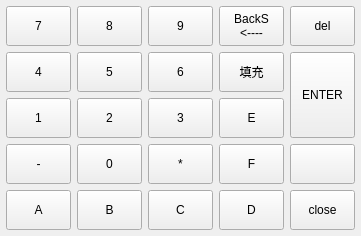
<?xml version="1.0" encoding="UTF-8"?>
<ui version="4.0">
 <class>inputpanel</class>
 <widget class="QWidget" name="inputpanel">
  <property name="geometry">
   <rect>
    <x>0</x>
    <y>0</y>
    <width>406</width>
    <height>285</height>
   </rect>
  </property>
  <property name="windowTitle">
   <string>Form</string>
  </property>
  <layout class="QGridLayout" name="gridLayout">
   <property name="sizeConstraint">
    <enum>QLayout::SetFixedSize</enum>
   </property>
   <property name="margin">
    <number>6</number>
   </property>
   <item row="12" column="11">
    <widget class="QPushButton" name="closeButton">
     <property name="sizePolicy">
      <sizepolicy hsizetype="Maximum" vsizetype="Maximum">
       <horstretch>0</horstretch>
       <verstretch>0</verstretch>
      </sizepolicy>
     </property>
     <property name="minimumSize">
      <size>
       <width>45</width>
       <height>40</height>
      </size>
     </property>
     <property name="maximumSize">
      <size>
       <width>65</width>
       <height>60</height>
      </size>
     </property>
     <property name="focusPolicy">
      <enum>Qt::NoFocus</enum>
     </property>
     <property name="text">
      <string>close</string>
     </property>
    </widget>
   </item>
   <item row="12" column="7">
    <widget class="QPushButton" name="panelButton_b">
     <property name="sizePolicy">
      <sizepolicy hsizetype="Maximum" vsizetype="Maximum">
       <horstretch>0</horstretch>
       <verstretch>0</verstretch>
      </sizepolicy>
     </property>
     <property name="minimumSize">
      <size>
       <width>45</width>
       <height>40</height>
      </size>
     </property>
     <property name="maximumSize">
      <size>
       <width>65</width>
       <height>60</height>
      </size>
     </property>
     <property name="focusPolicy">
      <enum>Qt::NoFocus</enum>
     </property>
     <property name="text">
      <string>B</string>
     </property>
     <property name="keycode" stdset="0">
      <number>66</number>
     </property>
     <property name="unicode" stdset="0">
      <UInt>66</UInt>
     </property>
    </widget>
   </item>
   <item row="12" column="8">
    <widget class="QPushButton" name="panelButton_c">
     <property name="sizePolicy">
      <sizepolicy hsizetype="Maximum" vsizetype="Maximum">
       <horstretch>0</horstretch>
       <verstretch>0</verstretch>
      </sizepolicy>
     </property>
     <property name="minimumSize">
      <size>
       <width>45</width>
       <height>40</height>
      </size>
     </property>
     <property name="maximumSize">
      <size>
       <width>65</width>
       <height>60</height>
      </size>
     </property>
     <property name="focusPolicy">
      <enum>Qt::NoFocus</enum>
     </property>
     <property name="text">
      <string>C</string>
     </property>
     <property name="keycode" stdset="0">
      <number>67</number>
     </property>
     <property name="unicode" stdset="0">
      <UInt>67</UInt>
     </property>
    </widget>
   </item>
   <item row="11" column="11">
    <widget class="QPushButton" name="panelButton_lock">
     <property name="sizePolicy">
      <sizepolicy hsizetype="Maximum" vsizetype="Maximum">
       <horstretch>0</horstretch>
       <verstretch>0</verstretch>
      </sizepolicy>
     </property>
     <property name="minimumSize">
      <size>
       <width>45</width>
       <height>40</height>
      </size>
     </property>
     <property name="maximumSize">
      <size>
       <width>65</width>
       <height>60</height>
      </size>
     </property>
     <property name="focusPolicy">
      <enum>Qt::NoFocus</enum>
     </property>
     <property name="text">
      <string/>
     </property>
     <property name="icon">
      <iconset resource="resource.qrc">
       <normaloff>:/image/unlocked.png</normaloff>
       <normalon>:/image/locked.png</normalon>:/image/unlocked.png</iconset>
     </property>
     <property name="iconSize">
      <size>
       <width>32</width>
       <height>32</height>
      </size>
     </property>
     <property name="checkable">
      <bool>true</bool>
     </property>
    </widget>
   </item>
   <item row="7" column="11" rowspan="2">
    <widget class="QPushButton" name="panelButton_enter">
     <property name="sizePolicy">
      <sizepolicy hsizetype="Maximum" vsizetype="Maximum">
       <horstretch>0</horstretch>
       <verstretch>0</verstretch>
      </sizepolicy>
     </property>
     <property name="minimumSize">
      <size>
       <width>45</width>
       <height>40</height>
      </size>
     </property>
     <property name="maximumSize">
      <size>
       <width>65</width>
       <height>65535</height>
      </size>
     </property>
     <property name="focusPolicy">
      <enum>Qt::NoFocus</enum>
     </property>
     <property name="layoutDirection">
      <enum>Qt::LeftToRight</enum>
     </property>
     <property name="text">
      <string>ENTER</string>
     </property>
     <property name="keycode" stdset="0">
      <number>16777221</number>
     </property>
     <property name="unicode" stdset="0">
      <UInt>13</UInt>
     </property>
    </widget>
   </item>
   <item row="11" column="8">
    <widget class="QPushButton" name="panelButton_star">
     <property name="sizePolicy">
      <sizepolicy hsizetype="Maximum" vsizetype="Maximum">
       <horstretch>0</horstretch>
       <verstretch>0</verstretch>
      </sizepolicy>
     </property>
     <property name="minimumSize">
      <size>
       <width>45</width>
       <height>40</height>
      </size>
     </property>
     <property name="maximumSize">
      <size>
       <width>65</width>
       <height>60</height>
      </size>
     </property>
     <property name="focusPolicy">
      <enum>Qt::NoFocus</enum>
     </property>
     <property name="text">
      <string>*</string>
     </property>
     <property name="keycode" stdset="0">
      <number>42</number>
     </property>
     <property name="unicode" stdset="0">
      <UInt>42</UInt>
     </property>
    </widget>
   </item>
   <item row="11" column="7">
    <widget class="QPushButton" name="panelButton_0">
     <property name="sizePolicy">
      <sizepolicy hsizetype="Maximum" vsizetype="Maximum">
       <horstretch>0</horstretch>
       <verstretch>0</verstretch>
      </sizepolicy>
     </property>
     <property name="minimumSize">
      <size>
       <width>45</width>
       <height>40</height>
      </size>
     </property>
     <property name="maximumSize">
      <size>
       <width>65</width>
       <height>60</height>
      </size>
     </property>
     <property name="focusPolicy">
      <enum>Qt::NoFocus</enum>
     </property>
     <property name="text">
      <string>0</string>
     </property>
     <property name="keycode" stdset="0">
      <number>48</number>
     </property>
     <property name="unicode" stdset="0">
      <UInt>48</UInt>
     </property>
    </widget>
   </item>
   <item row="11" column="6">
    <widget class="QPushButton" name="panelButton_minu">
     <property name="sizePolicy">
      <sizepolicy hsizetype="Maximum" vsizetype="Maximum">
       <horstretch>0</horstretch>
       <verstretch>0</verstretch>
      </sizepolicy>
     </property>
     <property name="minimumSize">
      <size>
       <width>45</width>
       <height>40</height>
      </size>
     </property>
     <property name="maximumSize">
      <size>
       <width>65</width>
       <height>60</height>
      </size>
     </property>
     <property name="focusPolicy">
      <enum>Qt::NoFocus</enum>
     </property>
     <property name="text">
      <string>-</string>
     </property>
     <property name="keycode" stdset="0">
      <number>45</number>
     </property>
     <property name="unicode" stdset="0">
      <UInt>45</UInt>
     </property>
    </widget>
   </item>
   <item row="8" column="8">
    <widget class="QPushButton" name="panelButton_3">
     <property name="sizePolicy">
      <sizepolicy hsizetype="Maximum" vsizetype="Maximum">
       <horstretch>0</horstretch>
       <verstretch>0</verstretch>
      </sizepolicy>
     </property>
     <property name="minimumSize">
      <size>
       <width>45</width>
       <height>40</height>
      </size>
     </property>
     <property name="maximumSize">
      <size>
       <width>65</width>
       <height>60</height>
      </size>
     </property>
     <property name="focusPolicy">
      <enum>Qt::NoFocus</enum>
     </property>
     <property name="text">
      <string>3</string>
     </property>
     <property name="keycode" stdset="0">
      <number>51</number>
     </property>
     <property name="unicode" stdset="0">
      <UInt>51</UInt>
     </property>
    </widget>
   </item>
   <item row="8" column="7">
    <widget class="QPushButton" name="panelButton_2">
     <property name="sizePolicy">
      <sizepolicy hsizetype="Maximum" vsizetype="Maximum">
       <horstretch>0</horstretch>
       <verstretch>0</verstretch>
      </sizepolicy>
     </property>
     <property name="minimumSize">
      <size>
       <width>45</width>
       <height>40</height>
      </size>
     </property>
     <property name="maximumSize">
      <size>
       <width>65</width>
       <height>60</height>
      </size>
     </property>
     <property name="focusPolicy">
      <enum>Qt::NoFocus</enum>
     </property>
     <property name="text">
      <string>2</string>
     </property>
     <property name="keycode" stdset="0">
      <number>50</number>
     </property>
     <property name="unicode" stdset="0">
      <UInt>50</UInt>
     </property>
    </widget>
   </item>
   <item row="8" column="6">
    <widget class="QPushButton" name="panelButton_1">
     <property name="sizePolicy">
      <sizepolicy hsizetype="Maximum" vsizetype="Maximum">
       <horstretch>0</horstretch>
       <verstretch>0</verstretch>
      </sizepolicy>
     </property>
     <property name="minimumSize">
      <size>
       <width>45</width>
       <height>40</height>
      </size>
     </property>
     <property name="maximumSize">
      <size>
       <width>65</width>
       <height>60</height>
      </size>
     </property>
     <property name="focusPolicy">
      <enum>Qt::NoFocus</enum>
     </property>
     <property name="text">
      <string>1</string>
     </property>
     <property name="keycode" stdset="0">
      <number>49</number>
     </property>
     <property name="unicode" stdset="0">
      <UInt>49</UInt>
     </property>
    </widget>
   </item>
   <item row="12" column="6">
    <widget class="QPushButton" name="panelButton_a">
     <property name="sizePolicy">
      <sizepolicy hsizetype="Maximum" vsizetype="Maximum">
       <horstretch>0</horstretch>
       <verstretch>0</verstretch>
      </sizepolicy>
     </property>
     <property name="minimumSize">
      <size>
       <width>45</width>
       <height>40</height>
      </size>
     </property>
     <property name="maximumSize">
      <size>
       <width>65</width>
       <height>60</height>
      </size>
     </property>
     <property name="focusPolicy">
      <enum>Qt::NoFocus</enum>
     </property>
     <property name="text">
      <string>A</string>
     </property>
     <property name="keycode" stdset="0">
      <number>65</number>
     </property>
     <property name="unicode" stdset="0">
      <UInt>65</UInt>
     </property>
    </widget>
   </item>
   <item row="12" column="10">
    <widget class="QPushButton" name="panelButton_d">
     <property name="sizePolicy">
      <sizepolicy hsizetype="Maximum" vsizetype="Maximum">
       <horstretch>0</horstretch>
       <verstretch>0</verstretch>
      </sizepolicy>
     </property>
     <property name="minimumSize">
      <size>
       <width>45</width>
       <height>40</height>
      </size>
     </property>
     <property name="maximumSize">
      <size>
       <width>65</width>
       <height>60</height>
      </size>
     </property>
     <property name="focusPolicy">
      <enum>Qt::NoFocus</enum>
     </property>
     <property name="text">
      <string>D</string>
     </property>
     <property name="keycode" stdset="0">
      <number>68</number>
     </property>
     <property name="unicode" stdset="0">
      <UInt>68</UInt>
     </property>
    </widget>
   </item>
   <item row="11" column="10">
    <widget class="QPushButton" name="panelButton_f">
     <property name="sizePolicy">
      <sizepolicy hsizetype="Maximum" vsizetype="Maximum">
       <horstretch>0</horstretch>
       <verstretch>0</verstretch>
      </sizepolicy>
     </property>
     <property name="minimumSize">
      <size>
       <width>45</width>
       <height>40</height>
      </size>
     </property>
     <property name="maximumSize">
      <size>
       <width>65</width>
       <height>60</height>
      </size>
     </property>
     <property name="focusPolicy">
      <enum>Qt::NoFocus</enum>
     </property>
     <property name="text">
      <string>F</string>
     </property>
     <property name="keycode" stdset="0">
      <number>70</number>
     </property>
     <property name="unicode" stdset="0">
      <UInt>70</UInt>
     </property>
    </widget>
   </item>
   <item row="8" column="10">
    <widget class="QPushButton" name="panelButton_e">
     <property name="sizePolicy">
      <sizepolicy hsizetype="Maximum" vsizetype="Maximum">
       <horstretch>0</horstretch>
       <verstretch>0</verstretch>
      </sizepolicy>
     </property>
     <property name="minimumSize">
      <size>
       <width>45</width>
       <height>40</height>
      </size>
     </property>
     <property name="maximumSize">
      <size>
       <width>65</width>
       <height>60</height>
      </size>
     </property>
     <property name="focusPolicy">
      <enum>Qt::NoFocus</enum>
     </property>
     <property name="text">
      <string>E</string>
     </property>
     <property name="keycode" stdset="0">
      <number>69</number>
     </property>
     <property name="unicode" stdset="0">
      <UInt>69</UInt>
     </property>
    </widget>
   </item>
   <item row="7" column="10">
    <widget class="QPushButton" name="panelButton_pad">
     <property name="sizePolicy">
      <sizepolicy hsizetype="Maximum" vsizetype="Maximum">
       <horstretch>0</horstretch>
       <verstretch>0</verstretch>
      </sizepolicy>
     </property>
     <property name="minimumSize">
      <size>
       <width>45</width>
       <height>40</height>
      </size>
     </property>
     <property name="maximumSize">
      <size>
       <width>65</width>
       <height>60</height>
      </size>
     </property>
     <property name="focusPolicy">
      <enum>Qt::NoFocus</enum>
     </property>
     <property name="text">
      <string>填充</string>
     </property>
    </widget>
   </item>
   <item row="7" column="8">
    <widget class="QPushButton" name="panelButton_6">
     <property name="sizePolicy">
      <sizepolicy hsizetype="Maximum" vsizetype="Maximum">
       <horstretch>0</horstretch>
       <verstretch>0</verstretch>
      </sizepolicy>
     </property>
     <property name="minimumSize">
      <size>
       <width>45</width>
       <height>40</height>
      </size>
     </property>
     <property name="maximumSize">
      <size>
       <width>65</width>
       <height>60</height>
      </size>
     </property>
     <property name="focusPolicy">
      <enum>Qt::NoFocus</enum>
     </property>
     <property name="text">
      <string>6</string>
     </property>
     <property name="keycode" stdset="0">
      <number>54</number>
     </property>
     <property name="unicode" stdset="0">
      <UInt>54</UInt>
     </property>
    </widget>
   </item>
   <item row="7" column="7">
    <widget class="QPushButton" name="panelButton_5">
     <property name="sizePolicy">
      <sizepolicy hsizetype="Maximum" vsizetype="Maximum">
       <horstretch>0</horstretch>
       <verstretch>0</verstretch>
      </sizepolicy>
     </property>
     <property name="minimumSize">
      <size>
       <width>45</width>
       <height>40</height>
      </size>
     </property>
     <property name="maximumSize">
      <size>
       <width>65</width>
       <height>60</height>
      </size>
     </property>
     <property name="focusPolicy">
      <enum>Qt::NoFocus</enum>
     </property>
     <property name="text">
      <string>5</string>
     </property>
     <property name="keycode" stdset="0">
      <number>53</number>
     </property>
     <property name="unicode" stdset="0">
      <UInt>53</UInt>
     </property>
    </widget>
   </item>
   <item row="7" column="6">
    <widget class="QPushButton" name="panelButton_4">
     <property name="sizePolicy">
      <sizepolicy hsizetype="Maximum" vsizetype="Maximum">
       <horstretch>0</horstretch>
       <verstretch>0</verstretch>
      </sizepolicy>
     </property>
     <property name="minimumSize">
      <size>
       <width>45</width>
       <height>40</height>
      </size>
     </property>
     <property name="maximumSize">
      <size>
       <width>65</width>
       <height>60</height>
      </size>
     </property>
     <property name="focusPolicy">
      <enum>Qt::NoFocus</enum>
     </property>
     <property name="text">
      <string>4</string>
     </property>
     <property name="keycode" stdset="0">
      <number>52</number>
     </property>
     <property name="unicode" stdset="0">
      <UInt>52</UInt>
     </property>
    </widget>
   </item>
   <item row="5" column="11">
    <widget class="QPushButton" name="panelButton_del">
     <property name="sizePolicy">
      <sizepolicy hsizetype="Maximum" vsizetype="Maximum">
       <horstretch>0</horstretch>
       <verstretch>0</verstretch>
      </sizepolicy>
     </property>
     <property name="minimumSize">
      <size>
       <width>45</width>
       <height>40</height>
      </size>
     </property>
     <property name="maximumSize">
      <size>
       <width>65</width>
       <height>60</height>
      </size>
     </property>
     <property name="focusPolicy">
      <enum>Qt::NoFocus</enum>
     </property>
     <property name="text">
      <string>del</string>
     </property>
     <property name="keycode" stdset="0">
      <number>16777223</number>
     </property>
     <property name="unicode" stdset="0">
      <UInt>46</UInt>
     </property>
    </widget>
   </item>
   <item row="5" column="10">
    <widget class="QPushButton" name="panelButton_backspace">
     <property name="sizePolicy">
      <sizepolicy hsizetype="Maximum" vsizetype="Maximum">
       <horstretch>0</horstretch>
       <verstretch>0</verstretch>
      </sizepolicy>
     </property>
     <property name="minimumSize">
      <size>
       <width>45</width>
       <height>40</height>
      </size>
     </property>
     <property name="maximumSize">
      <size>
       <width>65</width>
       <height>60</height>
      </size>
     </property>
     <property name="focusPolicy">
      <enum>Qt::NoFocus</enum>
     </property>
     <property name="text">
      <string>BackS
&lt;----</string>
     </property>
     <property name="keycode" stdset="0">
      <number>16777219</number>
     </property>
     <property name="unicode" stdset="0">
      <UInt>8</UInt>
     </property>
    </widget>
   </item>
   <item row="5" column="8">
    <widget class="QPushButton" name="panelButton_9">
     <property name="sizePolicy">
      <sizepolicy hsizetype="Maximum" vsizetype="Maximum">
       <horstretch>0</horstretch>
       <verstretch>0</verstretch>
      </sizepolicy>
     </property>
     <property name="minimumSize">
      <size>
       <width>45</width>
       <height>40</height>
      </size>
     </property>
     <property name="maximumSize">
      <size>
       <width>65</width>
       <height>60</height>
      </size>
     </property>
     <property name="focusPolicy">
      <enum>Qt::NoFocus</enum>
     </property>
     <property name="text">
      <string>9</string>
     </property>
     <property name="keycode" stdset="0">
      <number>57</number>
     </property>
     <property name="unicode" stdset="0">
      <UInt>57</UInt>
     </property>
    </widget>
   </item>
   <item row="5" column="7">
    <widget class="QPushButton" name="panelButton_8">
     <property name="sizePolicy">
      <sizepolicy hsizetype="Maximum" vsizetype="Maximum">
       <horstretch>0</horstretch>
       <verstretch>0</verstretch>
      </sizepolicy>
     </property>
     <property name="minimumSize">
      <size>
       <width>45</width>
       <height>40</height>
      </size>
     </property>
     <property name="maximumSize">
      <size>
       <width>65</width>
       <height>60</height>
      </size>
     </property>
     <property name="focusPolicy">
      <enum>Qt::NoFocus</enum>
     </property>
     <property name="text">
      <string>8</string>
     </property>
     <property name="keycode" stdset="0">
      <number>56</number>
     </property>
     <property name="unicode" stdset="0">
      <UInt>56</UInt>
     </property>
    </widget>
   </item>
   <item row="5" column="6">
    <widget class="QPushButton" name="panelButton_7">
     <property name="sizePolicy">
      <sizepolicy hsizetype="Maximum" vsizetype="Maximum">
       <horstretch>0</horstretch>
       <verstretch>0</verstretch>
      </sizepolicy>
     </property>
     <property name="minimumSize">
      <size>
       <width>45</width>
       <height>40</height>
      </size>
     </property>
     <property name="maximumSize">
      <size>
       <width>65</width>
       <height>60</height>
      </size>
     </property>
     <property name="focusPolicy">
      <enum>Qt::NoFocus</enum>
     </property>
     <property name="text">
      <string>7</string>
     </property>
     <property name="keycode" stdset="0">
      <number>55</number>
     </property>
     <property name="unicode" stdset="0">
      <UInt>55</UInt>
     </property>
    </widget>
   </item>
  </layout>
 </widget>
 <resources>
  <include location="resource.qrc"/>
 </resources>
 <connections>
  <connection>
   <sender>closeButton</sender>
   <signal>clicked()</signal>
   <receiver>inputpanel</receiver>
   <slot>hide()</slot>
   <hints>
    <hint type="sourcelabel">
     <x>108</x>
     <y>169</y>
    </hint>
    <hint type="destinationlabel">
     <x>164</x>
     <y>189</y>
    </hint>
   </hints>
  </connection>
  <connection>
   <sender>panelButton_lock</sender>
   <signal>toggled(bool)</signal>
   <receiver>inputpanel</receiver>
   <slot>setLock(bool)</slot>
   <hints>
    <hint type="sourcelabel">
     <x>50</x>
     <y>183</y>
    </hint>
    <hint type="destinationlabel">
     <x>100</x>
     <y>189</y>
    </hint>
   </hints>
  </connection>
 </connections>
 <slots>
  <slot>setLock(bool)</slot>
 </slots>
</ui>
